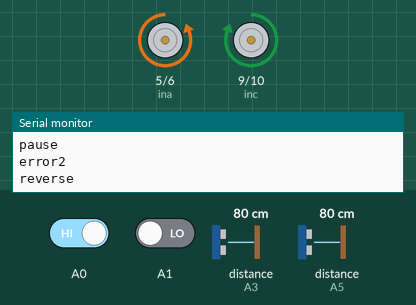
This sketch was run on a simulated Arduino Uno, built with avr-gcc and run on an emulated ATmega328P. Shown: motor-driver pin pairs drawn as motors (green arrow = first pin HIGH = forward, orange = second pin HIGH = backward, longer = more drive), the last lines printed to the serial monitor. The inputs (shaded band) are chosen by the test bench; at power-on: A0 HIGH, distance to the obstacle (sensors on A3, A5) 80 cm, A1 LOW. The echo pulse lasts 58.3 µs per cm.

Above: at 6.7 s.
6.8 s: A0 driven LOW
At 7.69 s:
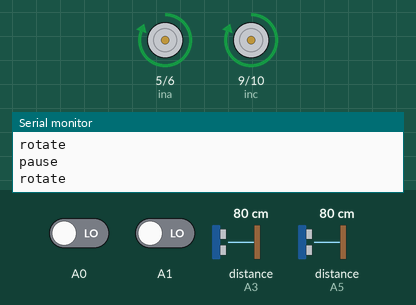
10.3 s: distance to the obstacle (sensor on A3) set to 64 cm
13.8 s: distance to the obstacle (sensor on A3) set to 56 cm
At 14.2 s:
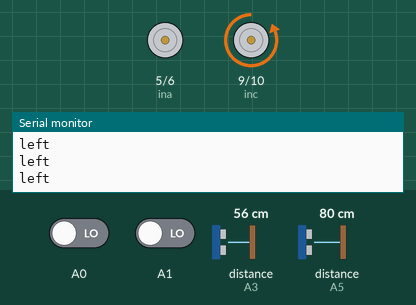
15.4 s: A1 driven HIGH
At 16.7 s:
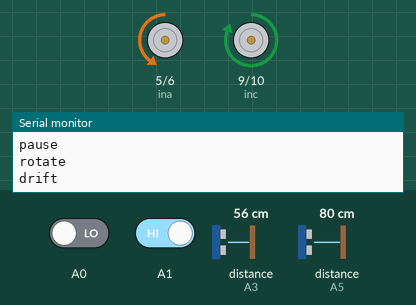
Timing chart, 0 to 28.4 s (numbered marks = the images above; inputs shaded):
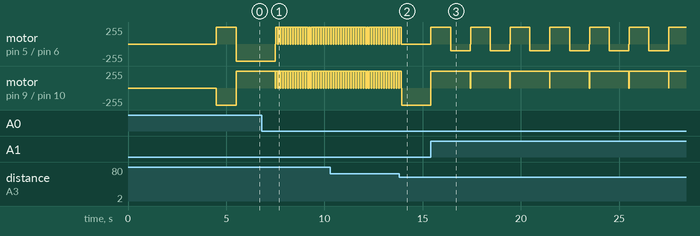

Measured:
- the behaviour switches between 61 and 60 cm on distance to the obstacle (sensor on A3) (found by bisection; images 1 and 2)
- after the input at 6.8 s, motor on pin 5 (ina) / pin 6 (inb), motor on pin 9 (inc) / pin 10 (ind): alternates forward 255/255 for 0.10 s and stopped for 0.03 s, starting after 0.70 s
- after the input at 13.8 s, motor on pin 5 (ina) / pin 6 (inb): goes on until 13.9 s, then stays stopped
- after the input at 15.4 s, motor on pin 5 (ina) / pin 6 (inb): stopped → forward 255/255 at once, then repeats every 2.0 s: backward 100/255 1.0 s, stopped 0.02 s, forward 255/255 1.0 s; motor on pin 9 (inc) / pin 10 (ind): alternates forward 255/255 for 2.0 s and stopped for 0.02 s, starting at once

The sketch:

sumobot_v2.1.ino
```cpp
//Colegio de Montalban, Rodriguez, Rizal, Phil. - BSCpE 2018-2022
#include <NewPing.h>
//(TRIGGER_PIN, ECHO_PIN, MAX_DISTANCE)
NewPing sonar1(A2,A3,60);//A
NewPing sonar2(A4,A5,60);//B
int disa,disb;
//IR SENSORS
int irfront = 0;//A0
int irback = 0;//A1
//MOTOR ANALOG PWM PINS
const int ina = 5;
const int inb = 6;
const int inc = 9;
const int ind = 10;
const int lim = 15;

void setup() {//run once
  Serial.begin(9600);
  delay(4500);
  analogWrite(ina,255);
  analogWrite(inb,0);
  analogWrite(inc,0);
  analogWrite(ind,255);
  Serial.println("forward");
  delay(1000);
  analogWrite(ina,0);
  analogWrite(inb,0);
  analogWrite(inc,0);
  analogWrite(ind,0);
}

void stage() {
  irfront = digitalRead(A0);
  irback = digitalRead(A1);
  if (irfront == LOW && irback == LOW){//All black
    disa = sonar1.ping_cm();
    disb = sonar2.ping_cm();
    delay(10);
    if (disa > 0 || disb > 0){// found something
      while (disa < lim && disb < lim){
        forward();
        disa = sonar1.ping_cm();
        disb = sonar2.ping_cm();
        delay(10);
        irfront = digitalRead(A0);
        irback = digitalRead(A1);
        if (irfront == HIGH || irback == HIGH){
          pause();
          break;
        }
      }
      while (disa > lim && disb < lim){
        left();
        disa = sonar1.ping_cm();
        disb = sonar2.ping_cm();
        delay(10);
        irfront = digitalRead(A0);
        irback = digitalRead(A1);
        if (irfront == HIGH || irback == HIGH){
          pause();
          break;
        }
      }
      while (disa < lim && disb > lim){
        right();
        disa = sonar1.ping_cm();
        disb = sonar2.ping_cm();
        delay(10);
        irfront = digitalRead(A0);
        irback = digitalRead(A1);
        if (irfront == HIGH || irback == HIGH){
          pause();
          break;
        }
      }
    }
    else{// found nothing
      rotate();
      delay(100);
      pause();
      delay(10);
    }
  }
  else if (irfront == HIGH && irback == HIGH){//All white
      rotate();
      delay(1000);
      drift();
      delay(1000);
      pause();
      Serial.println("error1");
  }
  else if (irfront == HIGH && irback == LOW){
    reverse();
    delay(1000);
    pause();
    Serial.println("error2");
  }
  else if (irfront == LOW && irback == HIGH){
      disa = sonar1.ping_cm();
      disb = sonar2.ping_cm();
      delay(10);
    if (disa > 0 || disb > 0){// found something
      rotate();
      delay(1000);
      drift();
      delay(1000);
      pause();
      Serial.println("error3");
    }
    else{// found nothing
      forward();
      delay(1000);
      pause();
    }
  }
}

void forward() {
  analogWrite(ina,255);
  analogWrite(inb,0);
  analogWrite(inc,0);
  analogWrite(ind,255);
  Serial.println("forward");
}
void rotate(){
  analogWrite(ina,255);
  analogWrite(inb,0);
  analogWrite(inc,255);
  analogWrite(ind,0);
  Serial.println("rotate");
}
void left(){
  analogWrite(ina,0);
  analogWrite(inb,0);
  analogWrite(inc,0);
  analogWrite(ind,255);
  Serial.println("left");
}
void right(){
  analogWrite(ina,255);
  analogWrite(inb,0);
  analogWrite(inc,0);
  analogWrite(ind,0);
  Serial.println("right");
}
void reverse() {
  analogWrite(ina,0);
  analogWrite(inb,255);
  analogWrite(inc,255);
  analogWrite(ind,0);
  Serial.println("reverse");
}
void pause(){
  analogWrite(ina,0);
  analogWrite(inb,0);
  analogWrite(inc,0);
  analogWrite(ind,0);
  Serial.println("pause");
}
void drift(){
  analogWrite(ina,0);
  analogWrite(inb,100);
  analogWrite(inc,255);
  analogWrite(ind,0);
  Serial.println("drift");
}

void loop() {
  stage();
}
```
